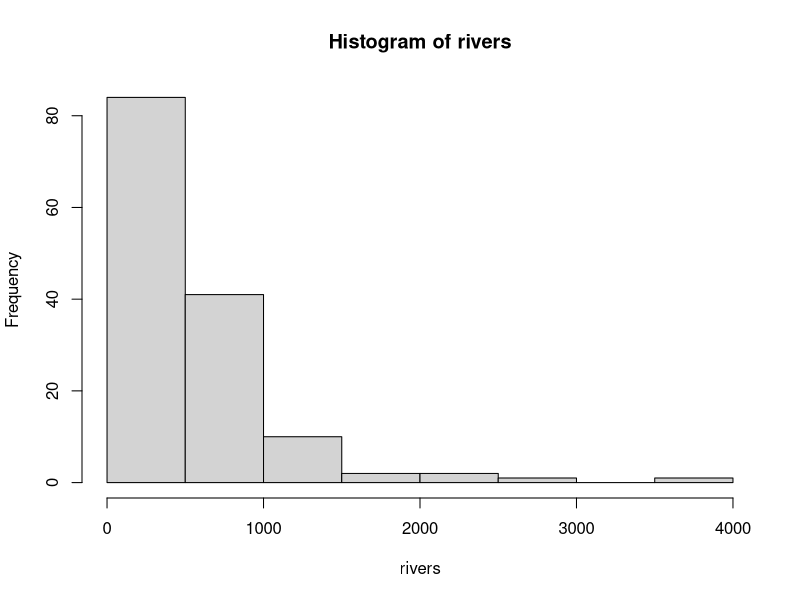
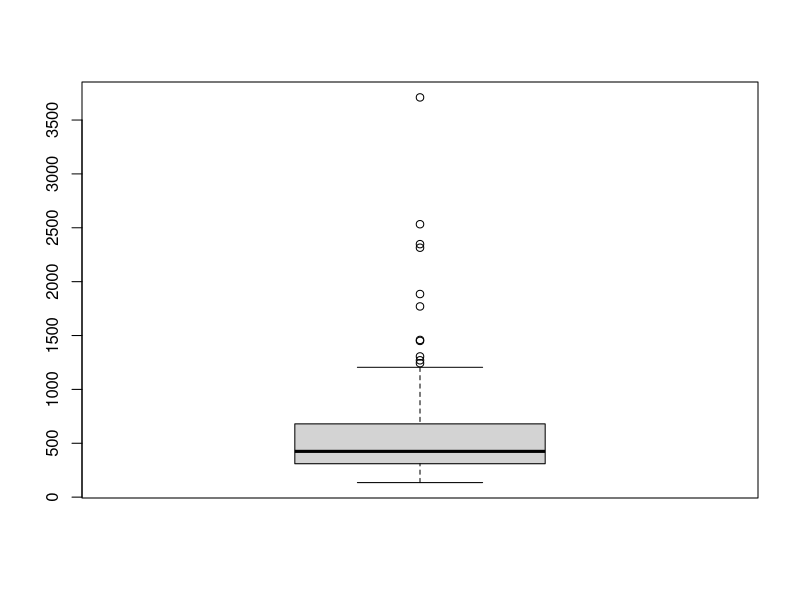
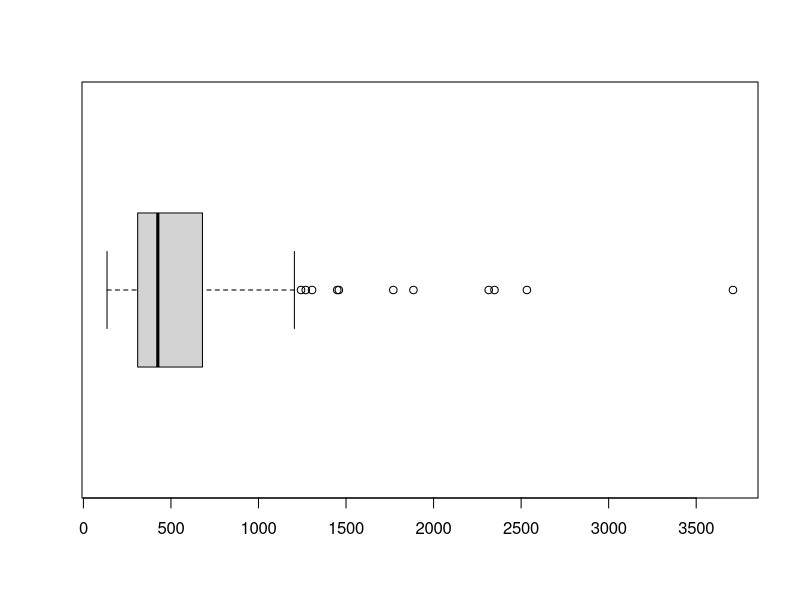
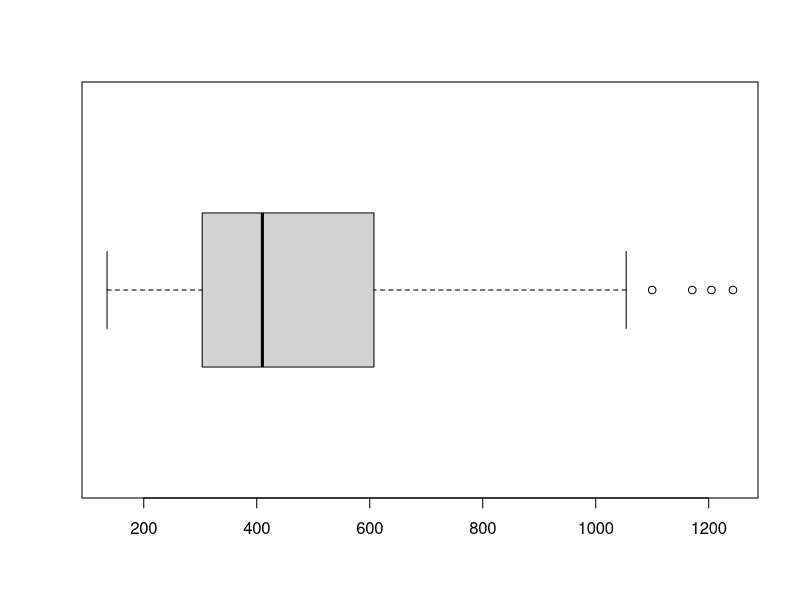
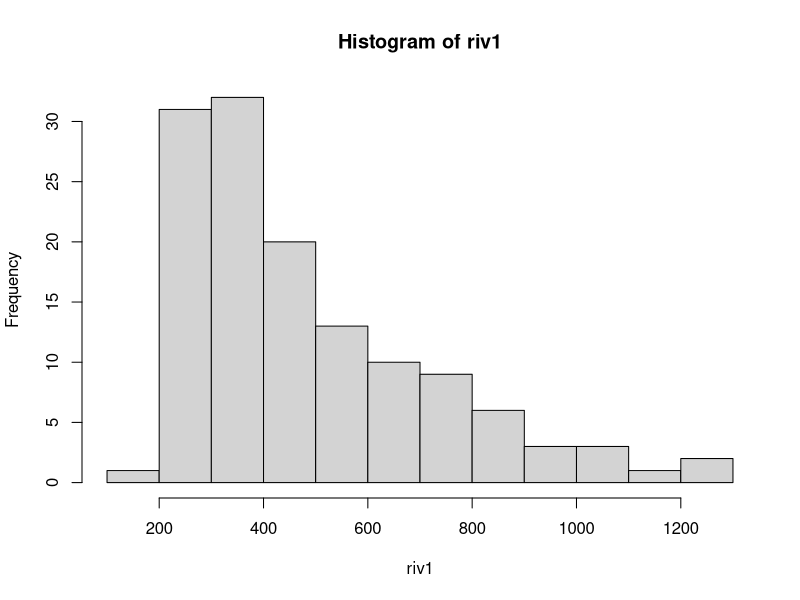

Write the R code that produced these figures, in order.
x<-c(3,7,2,6,9,1)
x
summary(x)
data("rivers")
rivers
head(rivers)
library(dplyr)
install.packages("tidyr")
library(tidyr)
?rivers
glimpse(rivers)
hist(rivers)
boxplot(rivers)
boxplot(rivers,horizontal = TRUE)
riv1<-rivers[rivers<1250]
riv1
boxplot(riv1,horizontal = TRUE)
hist(riv1)
boxplot.stats(riv1)
